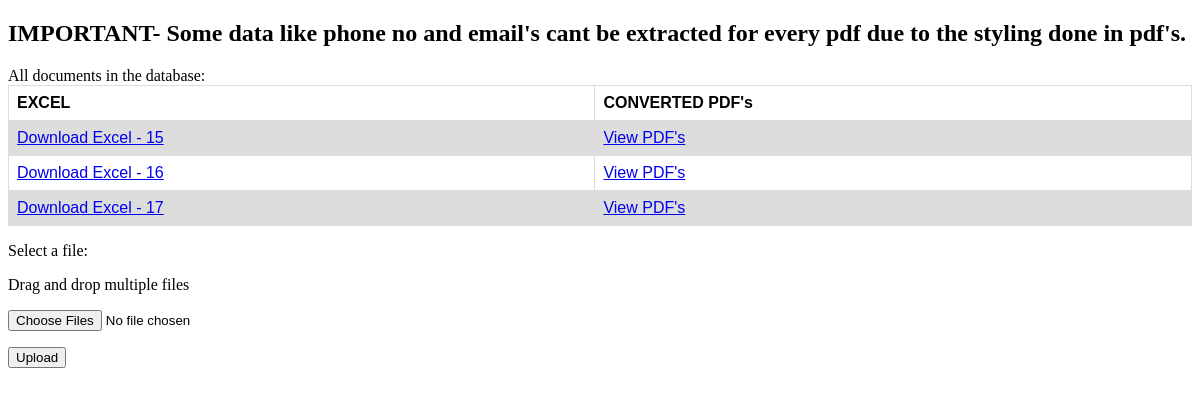
Before: / with the older database file.
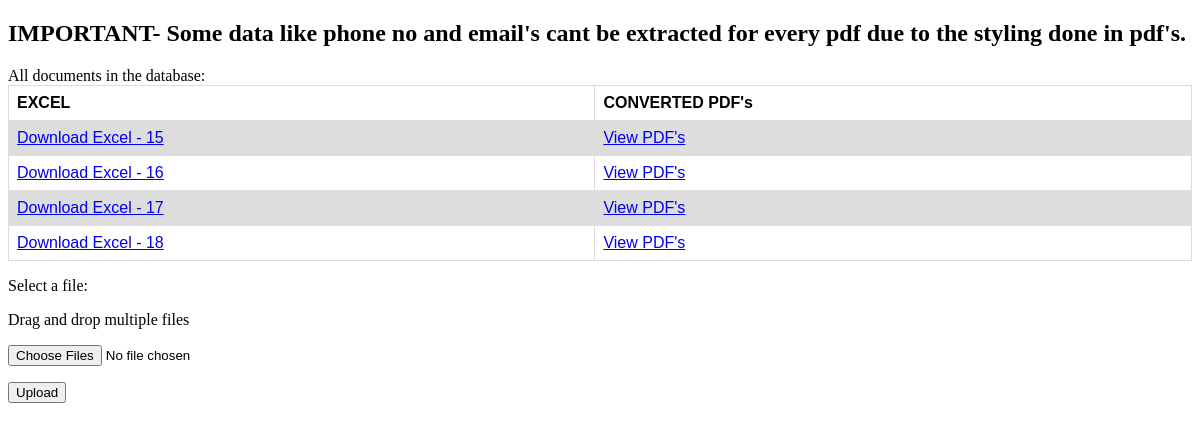
After: the same page with the newer database file.
### myapp/models.py (models this page shows)
class Excel(models.Model):
    docfile = models.FileField(upload_to='documents_excel/')

### myapp/views.py (the view)
# urls.py: path('', my_view, name='my-view'),
def my_view(request):
    message = ""
    if request.method == 'POST':
        form = DocumentForm(request.POST, request.FILES)
        if form.is_valid():
            files = request.FILES.getlist('docfile')
            lst = []
            for file in files:
                p = str(file)
                p=p.split(".")
                print(file)
                dummyexcelobj = Excel.objects.get(docfile="documents_excel/Password_6bv8Dy0.txt")
                if p[-1]=="pdf":
                    newdoc = Pdf.objects.create(docfile=file,excel=dummyexcelobj)
                    newdoc.save()
                    k=str(newdoc.docfile)
                    k=k.replace("documents_pdf/",'')
                    k=k.split(".")
                    n=k[-1]
                    k=".".join(k)
                    k=k.replace("."+n,'')
                else:
                    newdoc = Document(docfile=file)
                    newdoc.save()
                    k=str(newdoc.docfile)
                    convert("media/"+k,"media/documents_pdf/")
                    k=k.replace("documents_other/",'')
                    k=k.split(".")
                    n=k[-1]
                    k=".".join(k)
                    k=k.replace("."+n,'')
                    newdoc = Pdf.objects.create(docfile="documents_pdf/"+k+".pdf",excel=dummyexcelobj)
                    newdoc.save()
                pdffileobj = open("media/documents_pdf/"+k+".pdf", 'rb')
                pdfreader = PyPDF2.PdfFileReader(pdffileobj)
                pageObj = pdfreader.getPage(0)
                page=pageObj.extractText()
                page = page.rstrip()
                number = re.search(r'[\+\(]?[1-9][0-9 .\-\(\)]{8,}[0-9]',page)
                try:
                    number = number.group(0)
                except:
                    number = ""
                email = re.search(r'[\w\.\w-]+@[a-z0-9\.-]+', page)
                try:
                    email = email.group(0)
                except:
                    email = ""
                print("Phone No.: ",number)
                print("E-mail: ",email)
                print("Location: ","media/documents_pdf/"+k+".pdf")
                lst.append([email,number,"media/documents_pdf/"+k+".pdf","documents_pdf/"+k+".pdf"])
            wb = Workbook()
            sheet1 = wb.add_sheet('Sheet 1')
            first_col=sheet1.col(0)
            second_col=sheet1.col(1)
            third_col=sheet1.col(2)
            first_col.width = 420*20
            second_col.width = 320*20
            third_col.width = 1200*20
            sheet1.write(0, 0,'E-mail')
            sheet1.write(0, 1,'Phone')
            sheet1.write(0, 2,'File Location')
            for i in range(len(lst)):
                sheet1.write(i+1, 0,lst[i][0])
                sheet1.write(i+1, 1,lst[i][1])
                sheet1.write(i+1, 2,lst[i][2])
            wb.save("media/documents_excel/"+k+".xls")
            pdf = Pdf.objects.get(docfile="documents_pdf/"+k+".pdf")
            newpdf = Excel.objects.create(docfile="documents_excel/"+k+".xls")
            newpdf.save()
            excelobj = Excel.objects.get(docfile="documents_excel/"+k+".xls")
            for i in range(len(lst)):
                pdfobj = Pdf.objects.get(docfile=lst[i][3])
                pdfobj.excel = excelobj
                pdfobj.save()
            message = 'Files uploaded and converted to pdf succesfully!'
            return redirect('my-view')
        else:
            message = 'The form is not valid. Fix the following error:'
    else:
        form = DocumentForm()
    excels = Excel.objects.all()
    context = {'excels': excels, 'form': form, 'message': message}
    return render(request, 'list.html', context)

### myapp/forms.py
class DocumentForm(forms.Form):
    docfile = forms.FileField(label='Select a file',widget=forms.ClearableFileInput(attrs={'multiple': True}))

### myapp/templates/list.html (shortened to what this page needs)
<!DOCTYPE html>
<html>
    <head>
    </head>
    <body>
        <h2>IMPORTANT- Some data like phone no and email's cant be extracted for every pdf due to the styling done in pdf's.</h2>
        {% if excels %}
            All documents in the database:
            <table>
                {% if excels|length >= 2 %}
                <tr>
                    <th>EXCEL</th>
                    <th>CONVERTED PDF's</th>
                </tr>
                {% endif %}
                {% for document in excels %}
                    {% if forloop.counter > 1 %}
                    <tr>
                          <td><a href="{{ document.docfile.url }}">Download Excel - {{document.id}}</a></td>
                          <td><a href="http://127.0.0.1:8000/pdfview/{{document.id}}">View PDF's</a></td>
                        </tr>
                    {% endif %}
                {% endfor %}
            </table>
        {% else %}
            <p>No documents.</p>
        {% endif %}
        <form action="{% url "my-view" %}" method="post" enctype="multipart/form-data">
            <p>{{ form.docfile.label_tag }} {{ form.docfile.help_text }}</p>
            <P>Drag and drop multiple files</P>
            <p>
                {{ form.docfile }}
            </p>
            <p><input type="submit" value="Upload" id="submit"/></p>
        </form>
    </body>
</html>

### myapp/templates/list.html (style rules this page uses)
table { font-family: arial, sans-serif; border-collapse: collapse; width: 100%; }
td, th { border: 1px solid #dddddd; text-align: left; padding: 8px; }
tr:nth-child(even) { background-color: #dddddd; }

Changed rows visible on the page:
added Excel: id "18"
